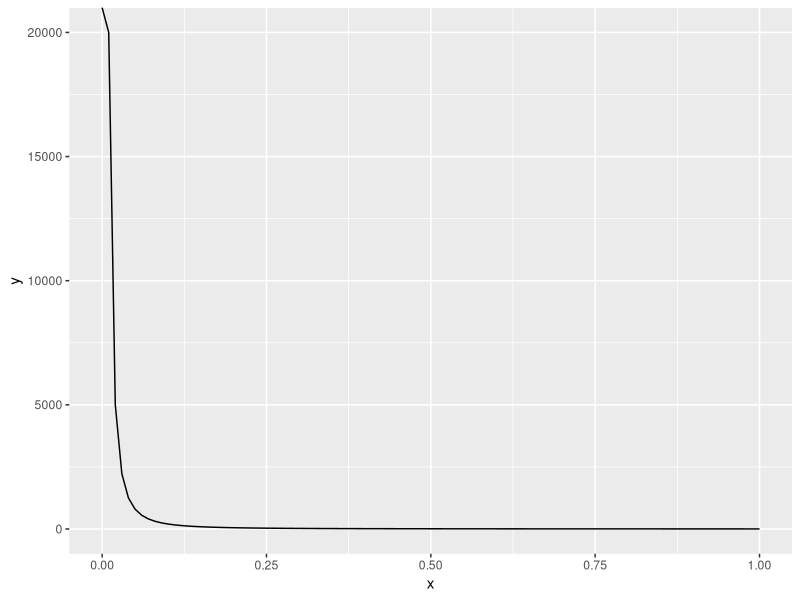

Source code (R):
## ---- chunk 1
knitr::opts_chunk$set(echo = TRUE)
## ---- chunk 2
library(tidyverse)
## ---- chunk 3
power_law <- function(x, a, k) {
  a * x ^ (-k)
}

## ---- chunk 4
tibble(x = c(0,1)) %>% 
  ggplot(aes(x = x)) +
  stat_function(fun = power_law, args = list(a = 2, k = 2))

## ---- chunk 5
